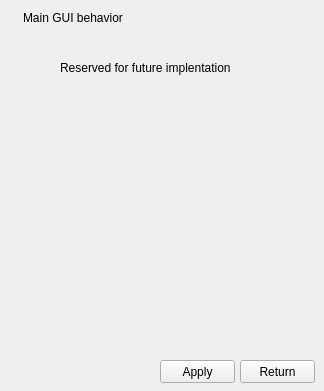
<?xml version="1.0" encoding="UTF-8"?>
<ui version="4.0">
 <class>SettingsEditor</class>
 <widget class="QDialog" name="SettingsEditor">
  <property name="geometry">
   <rect>
    <x>0</x>
    <y>0</y>
    <width>324</width>
    <height>391</height>
   </rect>
  </property>
  <property name="windowTitle">
   <string>Dialog</string>
  </property>
  <widget class="QStackedWidget" name="stackedWidget">
   <property name="geometry">
    <rect>
     <x>10</x>
     <y>0</y>
     <width>311</width>
     <height>391</height>
    </rect>
   </property>
   <property name="currentIndex">
    <number>3</number>
   </property>
   <widget class="QWidget" name="page">
    <widget class="QFrame" name="frame">
     <property name="geometry">
      <rect>
       <x>10</x>
       <y>20</y>
       <width>120</width>
       <height>281</height>
      </rect>
     </property>
     <property name="frameShape">
      <enum>QFrame::StyledPanel</enum>
     </property>
     <property name="frameShadow">
      <enum>QFrame::Raised</enum>
     </property>
     <property name="lineWidth">
      <number>4</number>
     </property>
     <widget class="QPushButton" name="buttonStartup">
      <property name="geometry">
       <rect>
        <x>20</x>
        <y>10</y>
        <width>75</width>
        <height>23</height>
       </rect>
      </property>
      <property name="text">
       <string>Startup</string>
      </property>
     </widget>
     <widget class="QPushButton" name="buttonFavorites">
      <property name="geometry">
       <rect>
        <x>20</x>
        <y>40</y>
        <width>75</width>
        <height>23</height>
       </rect>
      </property>
      <property name="text">
       <string>Favorites</string>
      </property>
     </widget>
     <widget class="QPushButton" name="buttonMain_GUI">
      <property name="geometry">
       <rect>
        <x>20</x>
        <y>70</y>
        <width>75</width>
        <height>23</height>
       </rect>
      </property>
      <property name="text">
       <string>Main GUI</string>
      </property>
     </widget>
    </widget>
    <widget class="QPushButton" name="buttonDone">
     <property name="geometry">
      <rect>
       <x>230</x>
       <y>360</y>
       <width>75</width>
       <height>23</height>
      </rect>
     </property>
     <property name="text">
      <string>Done</string>
     </property>
    </widget>
   </widget>
   <widget class="QWidget" name="page_2">
    <widget class="QLabel" name="label_3">
     <property name="geometry">
      <rect>
       <x>13</x>
       <y>10</y>
       <width>61</width>
       <height>16</height>
      </rect>
     </property>
     <property name="text">
      <string>On startup:</string>
     </property>
    </widget>
    <widget class="QScrollArea" name="startupScrollArea">
     <property name="geometry">
      <rect>
       <x>13</x>
       <y>30</y>
       <width>291</width>
       <height>311</height>
      </rect>
     </property>
     <property name="widgetResizable">
      <bool>true</bool>
     </property>
     <widget class="QWidget" name="scrollAreaWidgetContents">
      <property name="geometry">
       <rect>
        <x>0</x>
        <y>0</y>
        <width>289</width>
        <height>309</height>
       </rect>
      </property>
     </widget>
    </widget>
    <widget class="QPushButton" name="buttonReturn">
     <property name="geometry">
      <rect>
       <x>230</x>
       <y>360</y>
       <width>75</width>
       <height>23</height>
      </rect>
     </property>
     <property name="text">
      <string>Return</string>
     </property>
    </widget>
    <widget class="QLabel" name="Status_Text">
     <property name="geometry">
      <rect>
       <x>150</x>
       <y>340</y>
       <width>151</width>
       <height>20</height>
      </rect>
     </property>
     <property name="text">
      <string>TextLabel</string>
     </property>
     <property name="alignment">
      <set>Qt::AlignRight|Qt::AlignTrailing|Qt::AlignVCenter</set>
     </property>
    </widget>
    <widget class="QPushButton" name="buttonApply">
     <property name="geometry">
      <rect>
       <x>150</x>
       <y>360</y>
       <width>75</width>
       <height>23</height>
      </rect>
     </property>
     <property name="text">
      <string>Apply</string>
     </property>
    </widget>
   </widget>
   <widget class="QWidget" name="page_3">
    <widget class="QPushButton" name="buttonReturn_2">
     <property name="geometry">
      <rect>
       <x>230</x>
       <y>360</y>
       <width>75</width>
       <height>23</height>
      </rect>
     </property>
     <property name="text">
      <string>Return</string>
     </property>
    </widget>
    <widget class="QPushButton" name="buttonApply_2">
     <property name="geometry">
      <rect>
       <x>150</x>
       <y>360</y>
       <width>75</width>
       <height>23</height>
      </rect>
     </property>
     <property name="text">
      <string>Apply</string>
     </property>
    </widget>
    <widget class="QLabel" name="label_4">
     <property name="geometry">
      <rect>
       <x>13</x>
       <y>10</y>
       <width>61</width>
       <height>16</height>
      </rect>
     </property>
     <property name="text">
      <string>Favorites:</string>
     </property>
    </widget>
    <widget class="QScrollArea" name="favoritesScrollArea">
     <property name="geometry">
      <rect>
       <x>13</x>
       <y>30</y>
       <width>291</width>
       <height>311</height>
      </rect>
     </property>
     <property name="widgetResizable">
      <bool>true</bool>
     </property>
     <widget class="QWidget" name="scrollAreaWidgetContents_2">
      <property name="geometry">
       <rect>
        <x>0</x>
        <y>0</y>
        <width>289</width>
        <height>309</height>
       </rect>
      </property>
     </widget>
    </widget>
    <widget class="QLabel" name="label_2">
     <property name="geometry">
      <rect>
       <x>90</x>
       <y>10</y>
       <width>171</width>
       <height>16</height>
      </rect>
     </property>
     <property name="text">
      <string>Reserved for future implentation</string>
     </property>
    </widget>
   </widget>
   <widget class="QWidget" name="page_4">
    <widget class="QPushButton" name="buttonReturn_3">
     <property name="geometry">
      <rect>
       <x>230</x>
       <y>360</y>
       <width>75</width>
       <height>23</height>
      </rect>
     </property>
     <property name="text">
      <string>Return</string>
     </property>
    </widget>
    <widget class="QPushButton" name="buttonApply_3">
     <property name="geometry">
      <rect>
       <x>150</x>
       <y>360</y>
       <width>75</width>
       <height>23</height>
      </rect>
     </property>
     <property name="text">
      <string>Apply</string>
     </property>
    </widget>
    <widget class="QLabel" name="label">
     <property name="geometry">
      <rect>
       <x>13</x>
       <y>10</y>
       <width>101</width>
       <height>16</height>
      </rect>
     </property>
     <property name="text">
      <string>Main GUI behavior</string>
     </property>
    </widget>
    <widget class="QLabel" name="label_5">
     <property name="geometry">
      <rect>
       <x>50</x>
       <y>60</y>
       <width>171</width>
       <height>16</height>
      </rect>
     </property>
     <property name="text">
      <string>Reserved for future implentation</string>
     </property>
    </widget>
   </widget>
  </widget>
 </widget>
 <resources/>
 <connections/>
</ui>
